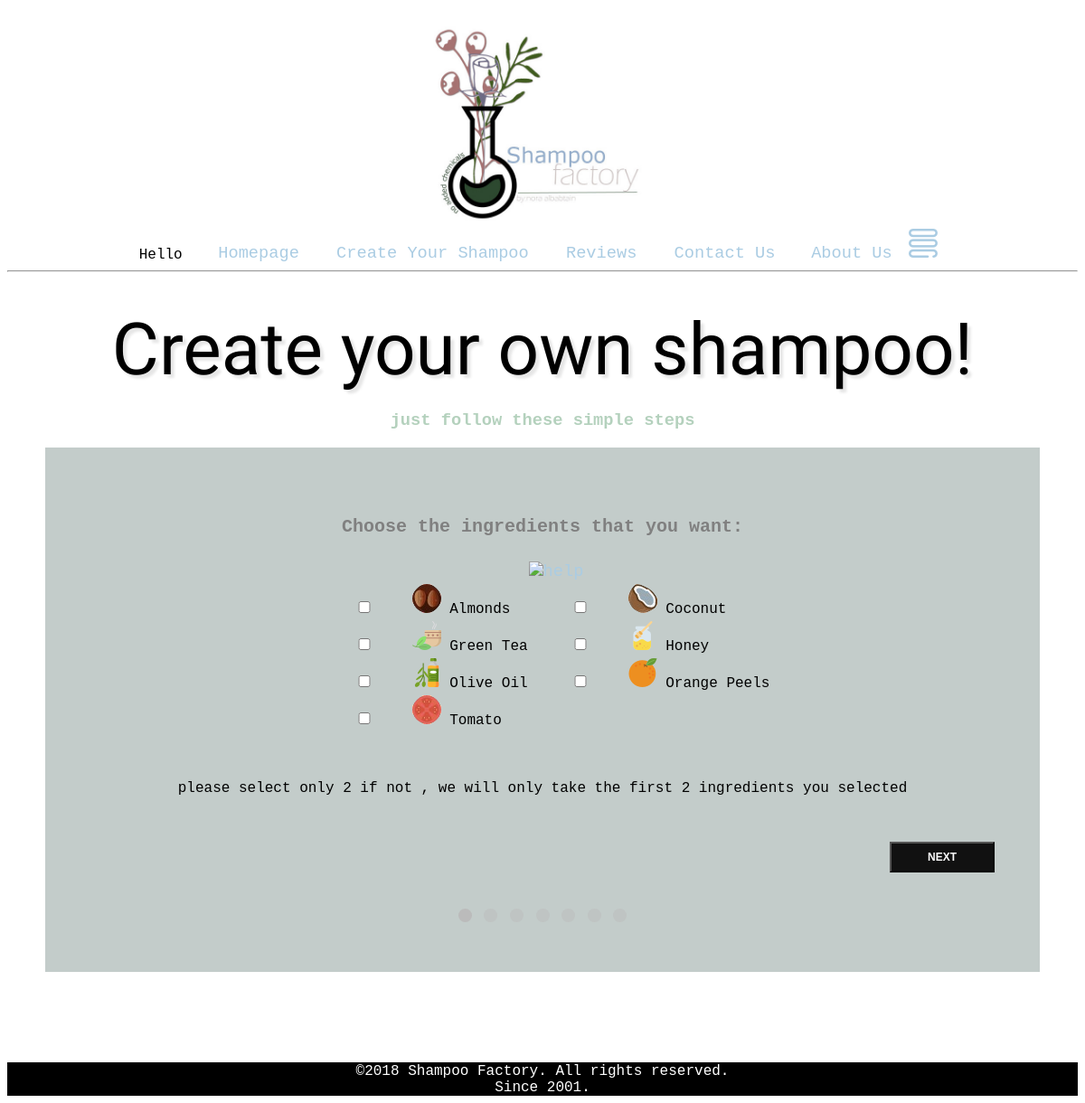
The page /createyourshampoo.php on the database its author committed.
### tables this page shows
CREATE TABLE `ingredients` (
  `Name` varchar(45) NOT NULL,
  `Description` varchar(200) NOT NULL,
  `admin_ID` int(11) DEFAULT NULL
);

### createyourshampoo.php (the view, shortened to what this page needs)
<!DOCTYPE html>
<html>
<head>
  <link rel="stylesheet" type="text/css" href="CSS/mainStyle.css">
  <link rel="stylesheet" type="text/css" href="CSS/createshampoo.css">
</head>
<body>
      <?php  include "INCLUDES//Header.php";?>
    <h1 class="H1_headingCookie"> Create your own shampoo!</h1>
    <h3> just follow these simple steps  </h3>
<form id="shampform"  form action="Cart.php" method="post" name="sha" >
	 <div class="container">
		<div class="tab"> <h4>Choose the ingredients that you want:</h4><?php
function writeMsg() {
			$link = mysqli_connect('localhost','root','','shampoo_factory');
			$query = "SELECT Name,Description FROM ingredients";
			$query = mysqli_real_escape_string($link,$query);
			if($result = mysqli_query($link,$query)){
			echo "<a href='#' onclick='alert (  ".'&#039';
			 while($row = mysqli_fetch_row($result))
			 {
			      foreach( $row as $element => $key)
			    {
			      echo "$key  ";
			  }
			  echo'\n';
			 }
			 echo " ".'&#039'. ")' >
           <img src='IMG/help.png' alt='help' title='help'>
            </a>";
			}
			mysqli_close($link);}
			echo"<center>";
			writeMsg();
			echo"</center>";
			?>
			<table class="center1" border="0" >
			<?php
			$link = mysqli_connect('localhost','root','','shampoo_factory');
			$query = "SELECT Name FROM ingredients";
			$query = mysqli_real_escape_string($link,$query);
			if($result = mysqli_query($link,$query)){
			 $x=1;
			 while($row = mysqli_fetch_row($result))
			 {
			      foreach( $row as $element => $key)
			    { if ($x%2!=0) { print("<tr> ");}
			      print " <td> <input type='checkbox' name='ingredients[]' value='$key' onClick='return KeepCount()'><img src='img/$key.png' alt='$key'> $key </td> ";
			     if($x% 2 == 0){print("</tr> ");}
			     $x++;
			  }
			 }
			}
			?>
		</table>
		<p class="center"> <br> <br> <br>  please select only 2 if not , we will only take the first 2 ingredients you selected </p>
		</div>
		<div style="overflow:auto;">
		    <div >
		    <button type="button"  class="buttonform" id="nextBtn" onclick="nextPrev(1)" style="float:right;">Next</button>
		 	</div>
		</div>
		<div style="text-align:center;margin-top:40px;">
		  <span class="step"></span>
		  <span class="step"></span>
		  <span class="step"></span>
		  <span class="step"></span>
		  <span class="step"></span>
		  <span class="step"></span>
		  <span class="step"></span>
		</div>
	</div></form>
<?php  include "INCLUDES//Footer.php"; ?>
</body>
</html>

### CSS/mainStyle.css (style rules this page uses)
html { font-family: Courier New; -ms-text-size-adjust: 100%; -webkit-text-size-adjust: 100%; }
a { color: #AACCE3; text-decoration: none; position: relative; margin-left: 30px; font-family: Courier New; font-size: 14pt; }
p { text-align: center; }
h1 { font-family: Courier New; text-align: center; }
h3 { font-family: Courier New; text-align: center; color: #B4D1BD; }
h4 { font-family: Courier New; text-align: center; color: #B4D1BD; }
.center { margin: 0 auto ; display: block; }
.H1_headingCookie { font: 300 80px/0.8 'Cookie', Helvetica, sans-serif; color: black; text-shadow: 4px 4px 3px rgba(0,0,0,0.1); margin-bottom: 35px; }

### CSS/createshampoo.css (style rules this page uses)
p { text-align: center; }
h4 { font-family: Courier New; color:grey; font-size: 20px; }
h3 { font-family: Courier New; text-align: center; color: #B4D1BD; }
.container { width:1000px; margin: auto; padding: 50px; background-color: #c3ccca }
a { text-decoration: none !important; -webkit-transition: all 225ms ease; -moz-transition: all 225ms ease; transition: all 225ms ease; }
input { padding: 5px; width: 100px; font-size: 15px; font-family: Arial; color: black; border: 1px solid #aaaaaa; }
.tab { display: none; }
.step { height: 15px; width: 15px; margin: 0 2px; background-color: #bbbbbb; border: none; border-radius: 50%; display: inline-block; opacity: 0.5; }
.step.active { opacity: 1; }
table.center1 { margin-left:auto; margin-right:auto; }
.buttonform { padding: .5rem 2.5rem; margin-top: 50px; font-size: 12px; font-weight: 600; text-transform: uppercase; color: #fff; background: #111; border-radius: remy(35px); }

### rows shown on the page
ingredients: Name (picture), Name "Almonds"
ingredients: Name (picture), Name "Coconut"
ingredients: Name (picture), Name "Green Tea"
ingredients: Name (picture), Name "Honey"
ingredients: Name (picture), Name "Olive Oil"
ingredients: Name (picture), Name "Orange Peels"
ingredients: Name (picture), Name "Tomato"
